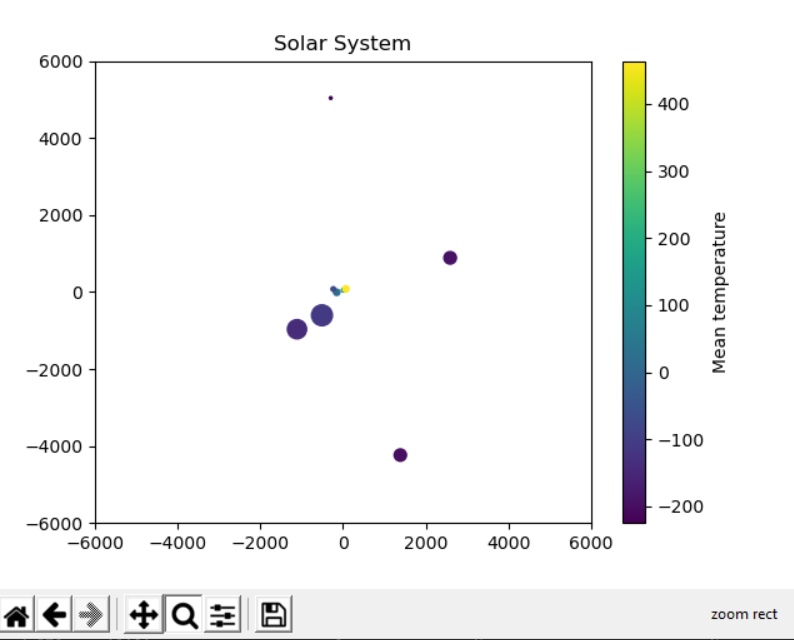

Source code (Python):
import numpy as np
import pandas as pd
import seaborn as sns
import matplotlib.pyplot as plt
from matplotlib.animation import FuncAnimation

planets = pd.read_csv('planets.csv')
print(planets.head())

# define the accuracy
acc = 0.001


# recursive approach
def newton_kepler(f, f_derivative, guess, accuracy, mean_anomaly, eccentricity):
    # exit if desired accuracy is reached
    if np.abs(f(guess, mean_anomaly, eccentricity)) < accuracy:
        return guess

    # make new (hopefully) improved guess
    new_guess = guess - f(guess, mean_anomaly, eccentricity) / f_derivative(guess, eccentricity)

    # recursive call
    return newton_kepler(
        f,
        f_derivative,
        new_guess,
        accuracy,
        mean_anomaly,
        eccentricity
    )


def kepler(eccentric_anomaly, mean_anomaly, eccentricity):
    return eccentric_anomaly - eccentricity * np.sin(eccentric_anomaly) - mean_anomaly


def kepler_derivative(eccentric_anomaly, eccentricity):
    return 1 - eccentricity * np.cos(eccentric_anomaly)


def orbit(mean_anomaly, eccentricity, semi_major_axis, accuracy):
    semi_minor_axis = semi_major_axis * np.sqrt(1 - eccentricity)

    eccentric_anomaly = newton_kepler(kepler, kepler_derivative, 0, accuracy, mean_anomaly, eccentricity)

    x = semi_major_axis * (np.cos(eccentric_anomaly) - eccentricity)
    y = semi_minor_axis * np.sin(eccentric_anomaly)

    return x, y


# Plotting
fig, ax = plt.subplots()

dummy = np.arange(0, 9)
print(dummy)
scatterplot = plt.scatter(x=dummy, y=dummy, s=planets['diameter']*0.001, c=planets['mean_temperature'])
plt.colorbar().set_label('Mean temperature')
plt.title('Solar System')

ax.set_xlim(-6000, 6000)
ax.set_ylim(-6000, 6000)

def update(frame):

    offsets = []

    for index, planet in planets.iterrows():
        x, y = orbit(planet['orbital_velocity'] * frame, planet['orbital_eccentricity'], planet['semi_major_axis'], acc)
        offsets.append([x, y])

    scatterplot.set_offsets(offsets)


ani = FuncAnimation(fig, update, frames=np.linspace(0, 2 * np.pi, 1024), interval=20, repeat=True)

plt.show()
